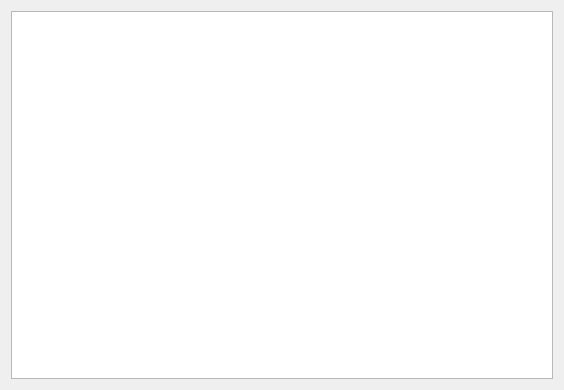
<?xml version="1.0" encoding="UTF-8"?>
<ui version="4.0">
 <class>CodeViewDialog</class>
 <widget class="QDialog" name="CodeViewDialog">
  <property name="geometry">
   <rect>
    <x>0</x>
    <y>0</y>
    <width>564</width>
    <height>390</height>
   </rect>
  </property>
  <property name="windowTitle">
   <string>代码预览 - SCCEX</string>
  </property>
  <layout class="QVBoxLayout" name="verticalLayout">
   <item>
    <widget class="QTextBrowser" name="textBrowser"/>
   </item>
  </layout>
 </widget>
 <resources/>
 <connections/>
</ui>
